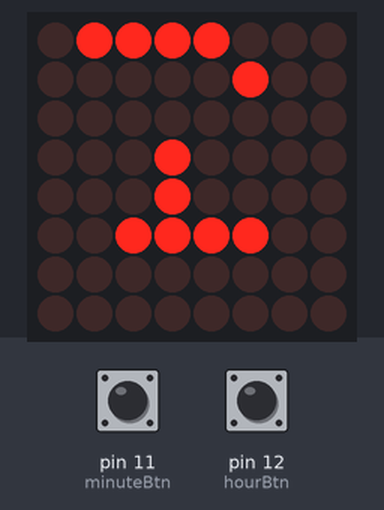
The sketch below on a simulated Arduino Uno, built with avr-gcc and run on an emulated ATmega328P. Parts: 8×8 LED matrix. Wiring (inferred from the names in the program): DS3231 clock at I2C address 0x68; MAX7219 LED driver (orientation assumed): data pin 2; clock pin 5; CS pin 3. Inputs (shaded band) come from the test bench; at power-on: pin 11 (minuteBtn) LOW, pin 12 (hourBtn) LOW. The local clock reads 2024-03-15 10:24:30 at power-on unless the sketch sets it.

Above: at 1.8 s.
1.9 s: pin 11 (minuteBtn) pulled HIGH for 0.6 s
At 2.7 s:
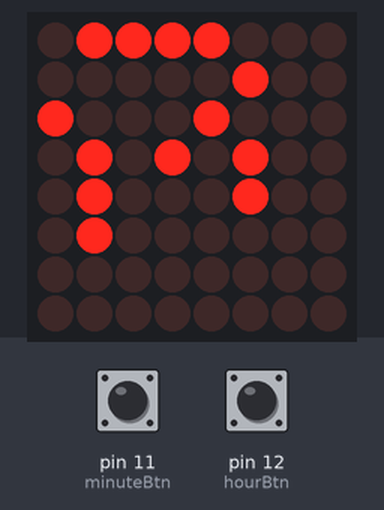
4.0 s: pin 12 (hourBtn) pulled HIGH for 0.6 s
At 4.4 s:
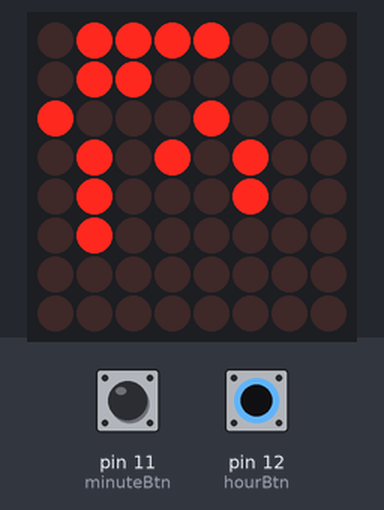
6.1 s: pin 11 (minuteBtn) pulled HIGH for 1 s
At 8.1 s:
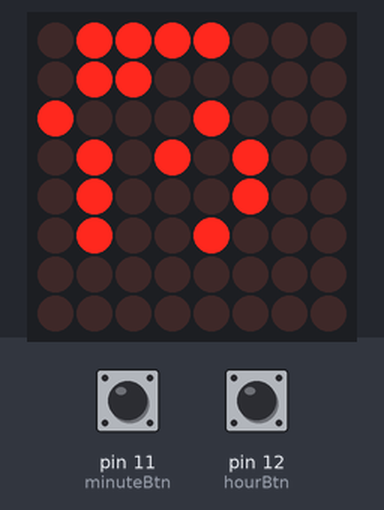
8.6 s: pin 12 (hourBtn) pulled HIGH for 1 s
At 9.8 s:
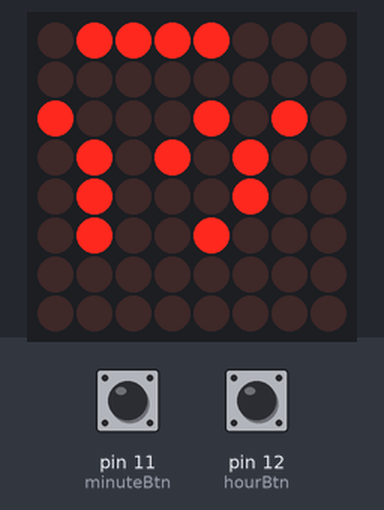
11.1 s: pin 11 (minuteBtn) pulled HIGH for 3.2 s
At 12.4 s:
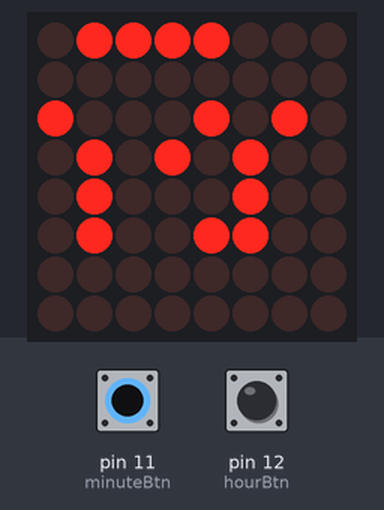
15.8 s: pin 12 (hourBtn) pulled HIGH for 0.6 s
At 16.9 s:
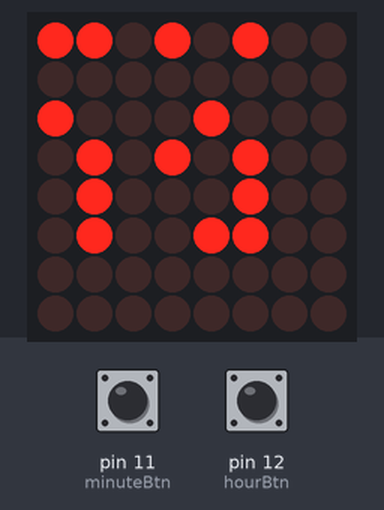
Timing chart, 0 to 18.8 s (numbered marks = the images above; inputs shaded):
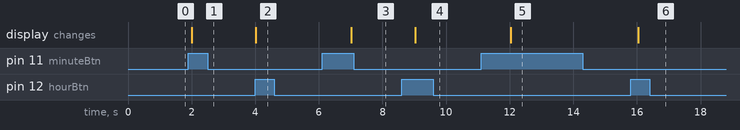

The sketch:

WordClock.ino
```cpp
// (licence header left out)
#include <Wire.h>

// Arduino pins to connect to MAX7219
int dataIn = 2;
int load = 3;
int clock = 5;

// Buttons to change the time without need of a computer
int hourBtn = 12;
int minuteBtn = 11;
boolean hourState = 0;
boolean minState = 0;

// Default time
int hours = 0;
int minutes = 0;
int seconds = 0;


int maxInUse = 1;
int e = 0; // just a varialble

// define max7219 registers - DO NOT TOUCH unless you know what you're doing
byte max7219_reg_noop        = 0x00;
byte max7219_reg_digit0      = 0x01;
byte max7219_reg_digit1      = 0x02;
byte max7219_reg_digit2      = 0x03;
byte max7219_reg_digit3      = 0x04;
byte max7219_reg_digit4      = 0x05;
byte max7219_reg_digit5      = 0x06;
byte max7219_reg_digit6      = 0x07;
byte max7219_reg_digit7      = 0x08;
byte max7219_reg_decodeMode  = 0x09;
byte max7219_reg_intensity   = 0x0a;
byte max7219_reg_scanLimit   = 0x0b;
byte max7219_reg_shutdown    = 0x0c;
byte max7219_reg_displayTest = 0x0f;

//*******************************
// AUX. FUNCTION TO HANDLE MAX7219 EASILY
// I left original comments there
//*******************************
void putByte(byte data) {
  byte i = 8;
  byte mask;
  while(i > 0) {
    mask = 0x01 << (i - 1);      // get bitmask
    digitalWrite( clock, LOW);   // tick
    if (data & mask){            // choose bit
      digitalWrite(dataIn, HIGH);// write 1
    }else{
      digitalWrite(dataIn, LOW); // write 0
    }
    digitalWrite(clock, HIGH);   // tock
    --i;                         // move to lesser bit
  }
}

void maxSingle( byte reg, byte col) {
//maxSingle is the "easy"  function to use for a     //single max7219

  digitalWrite(load, LOW);       // begin
  putByte(reg);                  // specify register
  putByte(col);//((data & 0x01) * 256) + data >> 1); // put data
  digitalWrite(load, LOW);       // and load da shit
  digitalWrite(load,HIGH);
}

void maxAll (byte reg, byte col) {    // initialize  all  MAX7219's in the system
  int c = 0;
  digitalWrite(load, LOW);  // begin
  for ( c =1; c<= maxInUse; c++) {
  putByte(reg);  // specify register
  putByte(col);//((data & 0x01) * 256) + data >> 1); // put data
    }
  digitalWrite(load, LOW);
  digitalWrite(load,HIGH);
}

void maxOne(byte maxNr, byte reg, byte col) {
//maxOne is for adressing different MAX7219's,
//whilele having a couple of them cascaded

  int c = 0;
  digitalWrite(load, LOW);  // begin

  for ( c = maxInUse; c > maxNr; c--) {
    putByte(0);    // means no operation
    putByte(0);    // means no operation
  }

  putByte(reg);  // specify register
  putByte(col);//((data & 0x01) * 256) + data >> 1); // put data

  for ( c =maxNr-1; c >= 1; c--) {
    putByte(0);    // means no operation
    putByte(0);    // means no operation
  }

  digitalWrite(load, LOW); // and load da shit
  digitalWrite(load,HIGH);
}
//*******************************
// END OF AUX MAX7219 FUNCTIONS
//*******************************

void setup () {

  // MAX 7219
  pinMode(dataIn, OUTPUT);
  pinMode(clock,  OUTPUT);
  pinMode(load,   OUTPUT);

  // Buttons to change the time
  pinMode(hourBtn, INPUT);
  pinMode(minuteBtn, INPUT);

  // connection to DS3231
  Wire.begin();

  // clear /EOSC bit
  // Sometimes necessary to ensure that the clock
  // keeps running on just battery power. Once set,
  // it shouldn't need to be reset but it's a good
  // idea to make sure.
  Wire.beginTransmission(0x68); // address DS3231
  Wire.write(0x0E); // select register
  Wire.write(0b00011100); // write register bitmap, bit 7 is /EOSC
  Wire.endTransmission();


  //initiation of the max 7219
  maxAll(max7219_reg_scanLimit, 0x07);
  maxAll(max7219_reg_decodeMode, 0x00);  // using an led matrix (not digits)
  maxAll(max7219_reg_shutdown, 0x01);    // not in shutdown mode
  maxAll(max7219_reg_displayTest, 0x00); // no display test
  for (e=1; e<=8; e++) {    // empty registers, turn all LEDs off
    maxAll(e,0);
  }
  maxAll(max7219_reg_intensity, 0x0f & 0x0f);    // the first 0x0f is the value you can set
                                                  // range: 0x00 to 0x0f
}

// Aux. function to set the time
void set_time()
{
   Wire.beginTransmission(104);
   Wire.write(0);
   Wire.write(decToBcd(seconds));
   Wire.write(decToBcd(minutes));
   Wire.write(decToBcd(hours));
   Wire.endTransmission();
}

byte decToBcd(byte val)
{
  return ( (val/10*16) + (val%10) );
}


// Main loop
void loop () {


    // write request to read data starting at register 0
  Wire.beginTransmission(0x68); // 0x68 is DS3231 device address
  Wire.write(0); // start at register 0
  Wire.endTransmission();
  Wire.requestFrom(0x68, 3); // request three bytes (seconds, minutes, hours)

  // Get time from RTC
  while(Wire.available())
  {
    seconds = Wire.read(); // get seconds
    minutes = Wire.read(); // get minutes
    hours = Wire.read();   // get hours

    seconds = (((seconds & 0b11110000)>>4)*10 + (seconds & 0b00001111)); // convert BCD to decimal
    minutes = (((minutes & 0b11110000)>>4)*10 + (minutes & 0b00001111)); // convert BCD to decimal
    hours = (((hours & 0b00110000)>>4)*10 + (hours & 0b00001111)); // convert BCD to decimal (assume 24 hour mode)
  }

  // Button is pressed, change hour (+1)
  if(digitalRead(hourBtn)==1 && hourState==0) {
    hours = hours+1;
    if(hours>23) {
      hours = 0;
    }
    set_time();
  }
  hourState = digitalRead(hourBtn);

  // Button is pressed, change minutes (+1)
  if(digitalRead(minuteBtn)==1 && minState==0) {
    minutes = minutes+1;
    if(minutes>59) {
      minutes = 0;
    }
    set_time();
  }
  minState = digitalRead(minuteBtn);

  // Reset variables
  int a1 = 0;
  int a2 = 0;
  int a3 = 0;
  int a4 = 0;
  int a5 = 0;
  int a6 = 0;

  /*************
   ** MINUTES **
  *************/
  if(minutes>=0 && minutes<=4) {
    // O'clock
  } else if(minutes>=5 && minutes<=9) {
    // (y)CINCO
    a6 = a6+64;
  } else if(minutes>=10 && minutes<=14) {
    // (y)DIEZ
    a5 = a5+14;
  } else if(minutes>=15 && minutes<=19) {
    // (y)CUARTO
    a5 = a5+224;
  } else if(minutes>=20 && minutes<=24) {
    // (y)VEINTE
    a5 = a5+16;
  } else if(minutes>=25 && minutes<=29) {
    // (y)VEINTICINCO
    a3 = a3+136;
    a4 = a4+68;
    a5 = a5+68;
    a6 = a6+64;
    // VEINTICINCO shares some chars with a few hours, adjust the variables
    if(hours==9 || hours==21) { a3 = a3-128; }
    if(hours==7 || hours==19) { a3 = a3-8; }
    if(hours==6 || hours==18) { a4 = a4-64; }
  } else if(minutes>=30 && minutes<=34) {
    // (y)MEDIA
    a6 = a6+128;
  } else if(minutes>=35 && minutes<=39) {
    // (menos)VEINTICINCO
    a3 = a3+136;
    a4 = a4+64;
    a5 = a5+68;
    a6 = a6+64;
    // VEINTICINCO shares some chars with a few hours, adjust the variables
    if(hours==8 || hours==20) { a3 = a3-128; }
    if(hours==6 || hours==18) { a3 = a3-8; }
    if(hours==5 || hours==17) { a4 = a4-64; }
  } else if(minutes>=40 && minutes<=44) {
    // (menos)VEINTE
    a5 = a5+16;
  } else if(minutes>=45 && minutes<=49) {
    // (menos)CUARTO
    a5 = a5+224;
  } else if(minutes>=50 && minutes<=54) {
    // (menos)DIEZ
    a5 = a5+14;
  } else if(minutes>=55 && minutes<=59) {
    // (menos)CINCO
    a6 = a6+64;
  }

  if(minutes>=5 && minutes<=34) {
    // Y
    a4 = a4+16;
  } else if(minutes>=35) {
    // MENOS
    a4 = a4+14;
  }

  // Move the hour if it's past 35 minutes as 7:35 is "OCHO(8) MENOS ..."
  if(minutes>=35) {
    hours++;
  }

  // SHOW none, 1,2,3 or 4 corner leds to exactly tell the time 7:17 -> SIETE Y CUARTO + 2 leds on
  if((minutes%5)==1) {
    a6 = a6+8;
  } else if((minutes%5)==2) {
    a6 = a6+8+4;
  } else if((minutes%5)==3) {
    a6 = a6+16+8+4;
  } else if((minutes%5)==4) {
    a6 = a6+32+16+8+4;
  }

   /*************************
   ** HOURS (follow table) **
   *************************/
   if(hours==0 || hours==12 || hours==24) {
    a1 = a1+96;
    a1 = a1+24;
    a3 = a3+2;
  } else if(hours==1 || hours==13) {
    a1 = a1+192;
    a1 = a1+16;
    a1 = a1+4;
  } else if(hours==2 || hours==14) {
    a1 = a1+96;
    a1 = a1+24;
    a1 = a1+2;
  } else if(hours==3 || hours==15) {
    a1 = a1+96;
    a1 = a1+24;
    a2 = a2+16;
  } else if(hours==4 || hours==16) {
    a1 = a1+96;
    a1 = a1+24;
    a2 = a2+8;
  } else if(hours==5 || hours==17) {
    a1 = a1+96;
    a1 = a1+24;
    a3 = a3+32;
  } else if(hours==6 || hours==18) {
    a1 = a1+96;
    a1 = a1+24;
    a4 = a4+224;
  } else if(hours==7 || hours==19) {
    a1 = a1+96;
    a1 = a1+24;
    a3 = a3+28;
  } else if(hours==8 || hours==20) {
    a1 = a1+96;
    a1 = a1+24;
    a2 = a2+192;
  } else if(hours==9 || hours==21) {
    a1 = a1+96;
    a1 = a1+24;
    a2 = a2+2;
    a3 = a3+192;
  } else if(hours==10 || hours==22) {
    a1 = a1+96;
    a1 = a1+24;
    a2 = a2+4;
  } else if(hours==11 || hours==23) {
    a1 = a1+96;
    a1 = a1+24;
    a2 = a2+96;
  }

  // Tell MAX7219 to print it pretty
  maxSingle(1, a1);
  maxSingle(2, a2);
  maxSingle(3, a3);
  maxSingle(4, a4);
  maxSingle(5, a5);
  maxSingle(6, a6);

  // loop every second, as it doesn't need to be very precise
  delay(1000);
  // This 1second delay makes it a bit harder to update the time with the buttons, as it doesn't feel very friendly
  // but you will not be changing the time very frequently, so not a big problem (for me)
}
```

Measured:
- after the input at 1.9 s, the display: changes after 0.11 s (image 1)
- after the input at 4.0 s, the display: changes at once (image 2)
- after the input at 6.1 s, the display: changes after 0.92 s (image 3)
- after the input at 8.6 s, the display: changes after 0.43 s (image 4)
- after the input at 11.1 s, the display: changes after 0.93 s (image 5)
- after the input at 15.8 s, the display: changes after 0.24 s (image 6)
